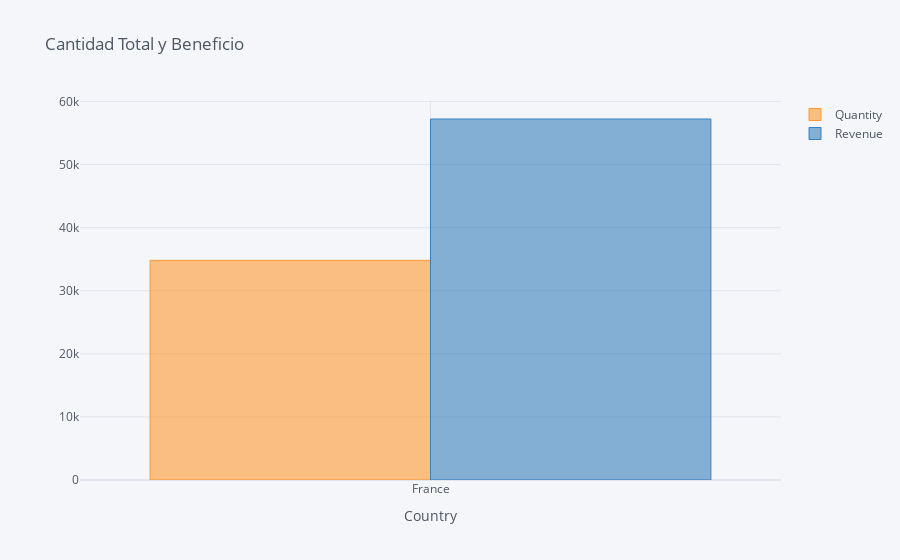

The code cell stored with this chart in its notebook:
### Code cell
data.iplot(kind='bar', xTitle='Country', title='Cantidad Total y Beneficio')

### Figure 1 — Plotly figure (JSON) as saved in the notebook; plotly's stock layout.template omitted (floating-point values rounded to 4 significant figures)
{"data": [{"marker": {"color": "rgba(255, 153, 51, 0.6)", "line": {"color": "rgba(255, 153, 51, 1.0)", "width": 1}}, "name": "Quantity", "orientation": "v", "text": "", "type": "bar", "x": ["France"], "y": [34817]}, {"marker": {"color": "rgba(55, 128, 191, 0.6)", "line": {"color": "rgba(55, 128, 191, 1.0)", "width": 1}}, "name": "Revenue", "orientation": "v", "text": "", "type": "bar", "x": ["France"], "y": [57220.0]}], "layout": {"legend": {"bgcolor": "#F5F6F9", "font": {"color": "#4D5663"}}, "paper_bgcolor": "#F5F6F9", "plot_bgcolor": "#F5F6F9", "title": {"font": {"color": "#4D5663"}, "text": "Cantidad Total y Beneficio"}, "xaxis": {"gridcolor": "#E1E5ED", "showgrid": true, "tickfont": {"color": "#4D5663"}, "title": {"font": {"color": "#4D5663"}, "text": "Country"}, "zerolinecolor": "#E1E5ED"}, "yaxis": {"gridcolor": "#E1E5ED", "showgrid": true, "tickfont": {"color": "#4D5663"}, "title": {"font": {"color": "#4D5663"}, "text": ""}, "zerolinecolor": "#E1E5ED"}}}
